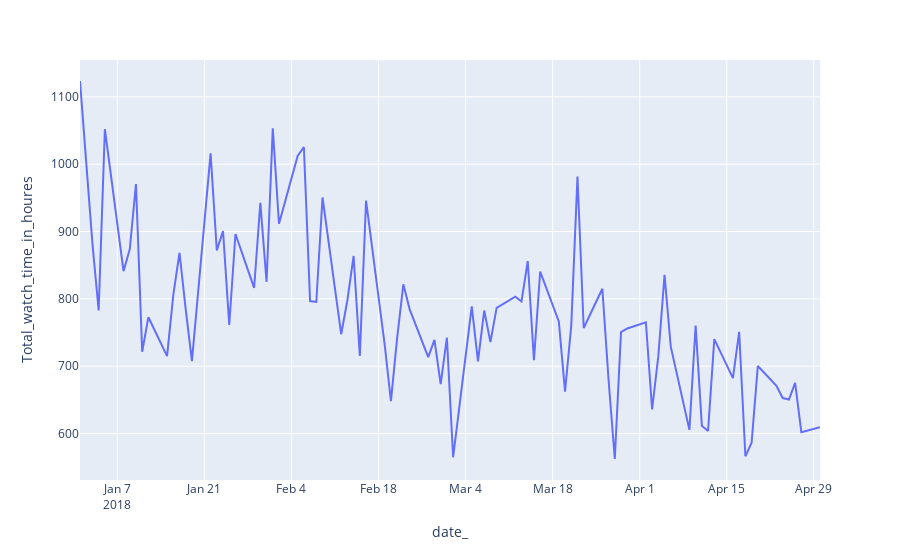

The code cell stored with this chart in its notebook:
### Code cell
# show the dataframe
fig = px.line(dataframe,  y="Total_watch_time_in_houres")
fig.show()
